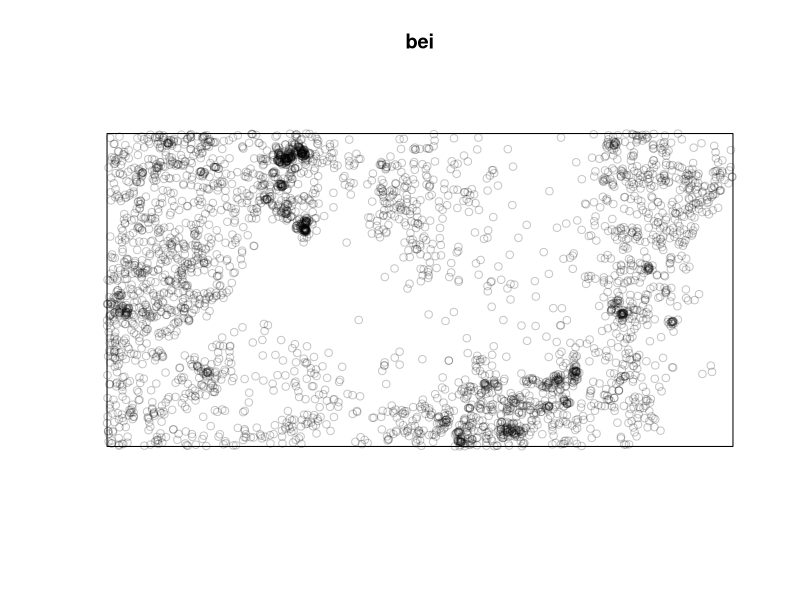
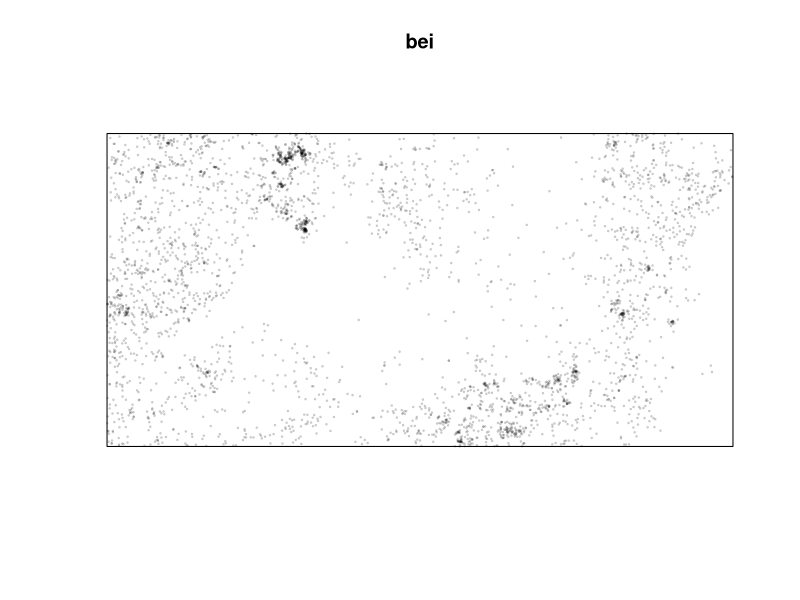
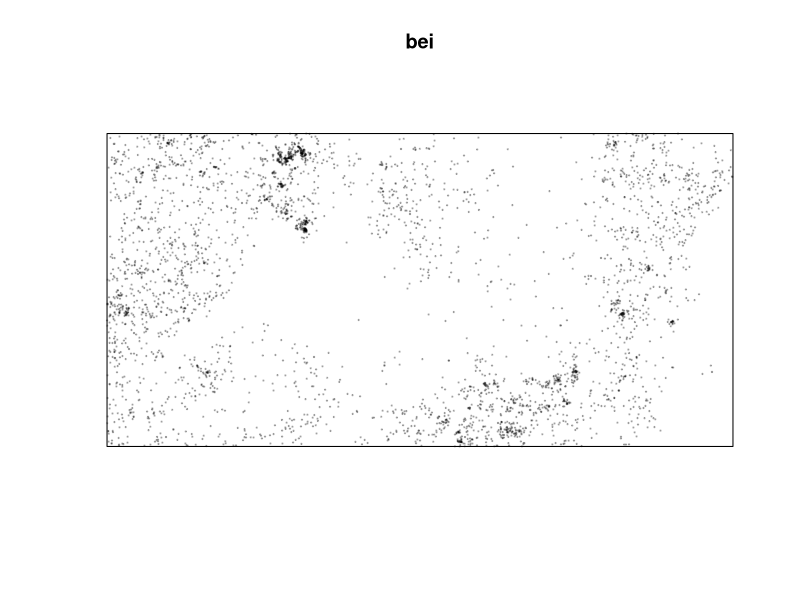
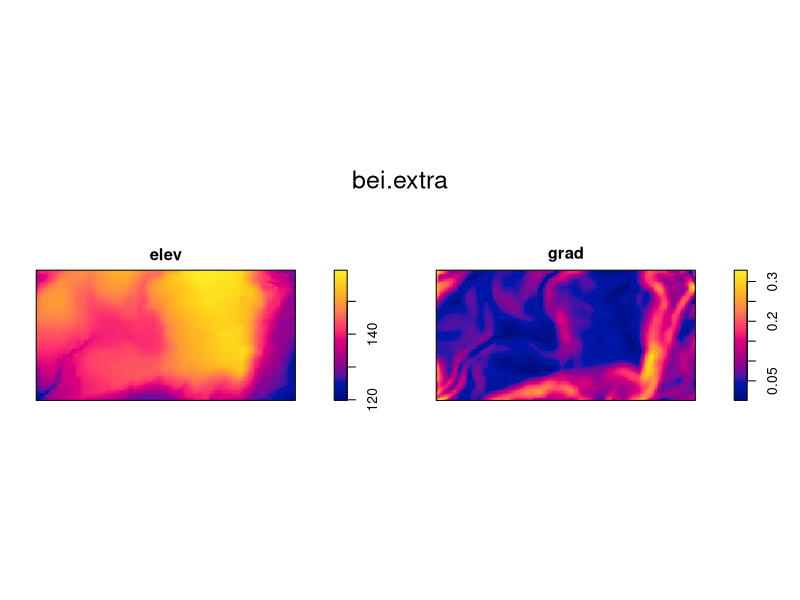
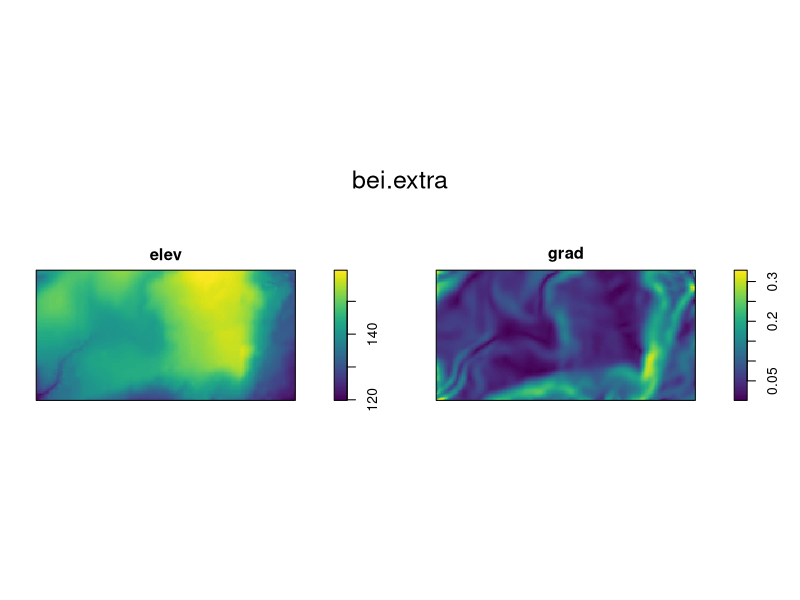
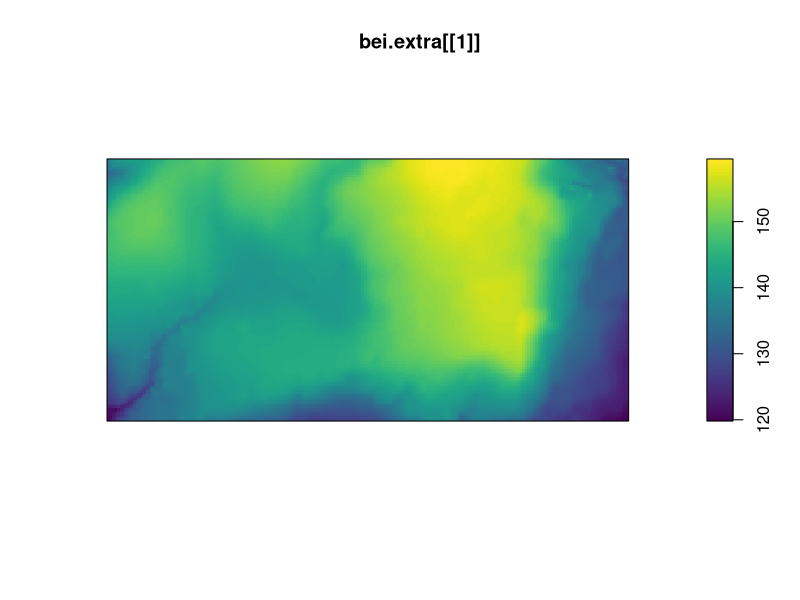
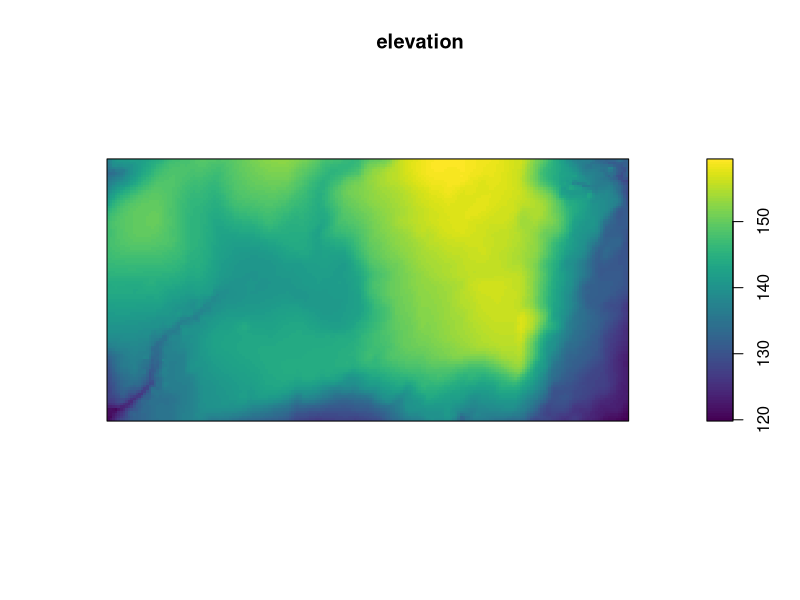
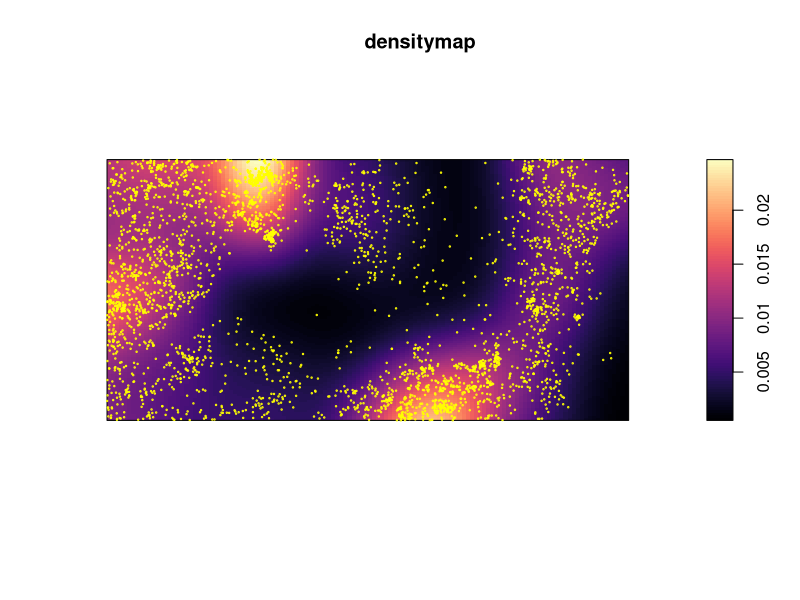

Here is the R script that generated these plots, in order:
# Code related to population ecology

# A package is needed for point pattern analysis
# install.packages("spatstat")
library(spatstat)
library(viridis)

# let's use the bei data:
# data description:
# https://CRAN.R-project.org/package=spatstat

bei

# plotting the data
plot(bei)

# changing dimension - cex
plot(bei, cex=.2)

# changing the symbol - pch
plot(bei, cex=.2, pch=19)

# additional datasets
bei.extra
plot(bei.extra)
plot(bei.extra, col=viridis(100))

# let's use only part of the dataset: elev
plot(bei.extra[[1]], col=viridis(100))
elevation <- bei.extra[[1]]
plot(elevation, col=viridis(100))

# passing from points to a countinuous surface
densitymap <- density(bei)
plot(densitymap, col=magma(100))
points(bei, cex=.2, col="yellow")

# multiframe
par(mfrow=c(1,3))
plot(bei)
plot(densitymap)
plot(elevation)
